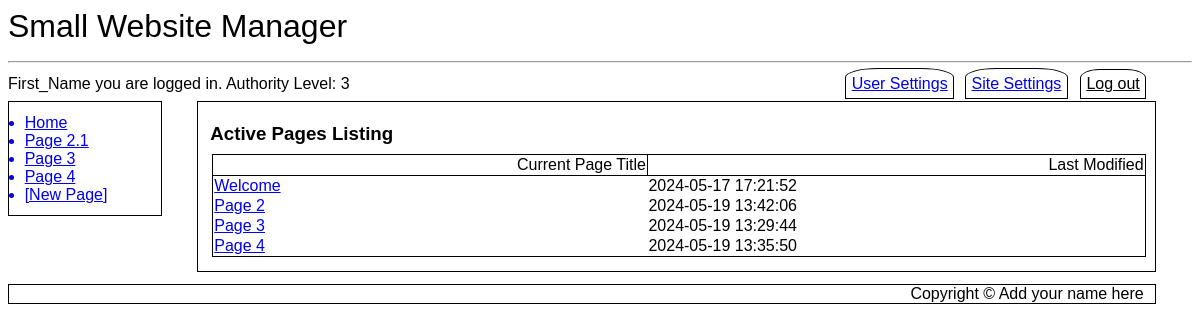
Screenshot of /activepagelist.php (signed in) with the database file from the repository.
### tables this page shows
CREATE TABLE `SubMenus` (
  `MenuID` int(11) NOT NULL,
  `LinkID` int(11) NOT NULL,
  `Page_ID` int(11) NOT NULL DEFAULT 0,
  `Menu_Entry` varchar(20) NOT NULL,
  `Title` varchar(500) NOT NULL,
  `Active` tinyint(1) NOT NULL DEFAULT 1
);

CREATE TABLE `Cust_Pages` (
  `Page_ID` int(11) NOT NULL,
  `Page_Iteration` int(11) NOT NULL,
  `Parent_Iteration` int(11) NOT NULL DEFAULT 0,
  `Title` text NOT NULL,
  `Body` text NOT NULL,
  `Last_Modified` datetime NOT NULL DEFAULT current_timestamp(),
  `Last_Author` int(11) NOT NULL
);

### activepagelist.php (the view, shortened to what this page needs)
<?php
include ("db_connect.inc");
include ("header.inc");
include ("navbar.inc");
echo "<article id=\"main\">";
if ( isset($_SESSION['first_name']) AND isset($_SESSION['user_name']) AND $_SESSION['auth_lev']==3 ) {
	echo "<h3>Active Pages Listing</h3>";
	echo "<table class='news'>\r\n";
	echo "<tr><th>Current Page Title</th><th>Last Modified</th></tr>";
	$query = "SELECT Cust_Pages.Title, Cust_Pages.Page_ID, Cust_Pages.Last_Modified FROM Cust_Pages INNER JOIN Cust_Pages_DATA ON Cust_Pages_DATA.Page_ID=Cust_Pages.Page_ID AND Cust_Pages_DATA.Page_Iteration=Cust_Pages.Page_Iteration WHERE Cust_Pages_DATA.Active=1;";
	$result = mysqli_query($cxn,$query) or die ("Couldn't execute query.");
	while($row = mysqli_fetch_assoc($result))
	{
		echo "<tr><td><a href=\"pagehistory.php?pageID={$row['Page_ID']}\">{$row['Title']}</a></td><td>{$row['Last_Modified']}</td></tr>";
	}
	echo  "</table>\r\n";
} else {
	echo "<div class=\"error\">Restricted Area. You need administrative priviledges to access this page.</div>";
}
echo "</article>";
include ("footer.inc");
?>

### header.inc (shortened to what this page needs)
<!DOCTYPE html>
<html lang="en">
<head>
	<link rel="stylesheet" href="style.css">
</head>
<body>
	<header>
<?php
		$query = "SELECT Value FROM Globals WHERE Global='Website Name'";
		$result = mysqli_query($cxn,$query) or die ("Couldn't execute query.");
		if ($row = mysqli_fetch_assoc($result))
		{
			$websiteName = $row['Value'];
			echo $websiteName."\r\n";
		} else {
			$message .= "Website Name not found. Check site settings.";
		}
?>
	<hr>
	</header>
<?php
if (isset($_SESSION['user_name']) AND $_SESSION['auth_lev'] >= 1) {
	echo "<div id='toptabbar' style='margin-bottom: 6pt'>\r\n";
	echo "<span style='text-align:left; margin-bottom: 0%;'>";
	echo "<nav id='hnav2' style='margin-bottom: 0%';>\r\n";
	echo $_SESSION['first_name']." you are logged in. \r\n";
	echo "Authority Level: ".$_SESSION['auth_lev']."\r\n";
	echo "</nav>\r\n";
	echo "</span>";
	echo "<span style='text-align:right; margin-bottom: 0%;'>";
	echo "<nav id='hnav1' style='margin-bottom: 0%;'>\r\n";
	echo "<a href='usersettings.php' style='margin-bottom: 0%;'>User Settings</a>\r\n";
	if ( isset($_SESSION['first_name']) AND isset($_SESSION['user_name']) AND $_SESSION['auth_lev']==3 ) {
		echo "<a href='sitesettings.php' style='margin-bottom: 0%;'>Site Settings</a>\r\n";
	}
	echo "</span>";
	echo "<span style='text-align:right; margin-bottom: 0'>";
	echo "<form style='float:right; margin-left: 1%; margin-top: 0%; margin-bottom: 0; padding: 0%;' id='logout' action='index.php' method=\"post\">\r\n";
	echo "<input class='logoutbutton' type=\"submit\" name=\"Button\" style='margin-bottom: 0; margin-top: -9%;' value=\"Log&nbsp;out\" />\r\n";
	echo "</form>\r\n";
	echo "</span>";
	echo "</div>\r\n";
} elseif (htmlentities($_SERVER['PHP_SELF']) != "/login.php") {
	echo "<span style='text-align:right'>";
	echo "<nav id='hnav1' style='margin-right: 5%'>\r\n";
	echo "<a href='login.php'>Log In</a>\r\n";
	echo "</nav>\r\n";
	echo "</span>";
}
?>

### navbar.inc
<nav id="vnav1">
<?php
$query = "SELECT Menu_Entry, Title FROM SubMenus WHERE MenuID='1' AND Active=1 ORDER BY LinkID ASC LIMIT 10";
$result = mysqli_query($cxn,$query) or die ("Couldn't execute query.");
while($row = mysqli_fetch_assoc($result))
{
	$menuEntry = $row['Menu_Entry'];
	$pageTitle = $row['Title'];
	$pageTitle = preg_replace('/ /', '_', $pageTitle);
	echo "<a href='$pageTitle'>$menuEntry</a>\r\n";
}
if ($_SESSION['auth_lev'] == 3 AND isset($_SESSION['first_name']) AND isset($_SESSION['user_name']) ) {
	echo "<a class='newpage' href='newpage.php'>[New Page]</a>\r\n";
}
?>
</nav>

### footer.inc
<footer>
	Copyright &copy; Add your name here
</footer>
</body>
</html>

### style.css (style rules this page uses)
* { font-family: Arial, sans-serif; box-sizing: border-box; }
header { font-size: 24pt; }
hr { margin-bottom: 1%; }
h1, h2, h3 { padding: 0%; margin-top: 1%; margin-bottom: 1%; }
div#toptabbar { margin-bottom: 0%; }
article#main { margin-left:16%; width: 81%; float:none; border: 1px solid black; padding: 1%; }
nav#vnav1 { width:13%; float:left; border: 1px solid black; padding: 1%; clear: both; margin-top: 0%; }
nav#vnav1 a { display: list-item; list-style-type: disc; margin-left: 3%; }
nav#hnav1 { margin-bottom: 0.6%; margin-right: 2%; }
form#logout { margin-right: 2%; margin-bottom: 0%; display: flex; }
input[type="submit"].logoutbutton { font-family: Arial, sans-serif; font-size: 12pt; border: 1px solid black; text-decoration: underline; margin-left: 1%; margin-top: 0%; padding: 5px; border-top-left-radius: 30%; border-top-right-radius: 30%; background-color: transparent; display: inline-block; }
nav#hnav2 { float:left; }
nav#hnav1 a { border: 1px solid black; padding: 0.5%; margin-left: 0.5%; margin-bottom: 0%; border-top-left-radius: 30%; border-top-right-radius: 30%; }
footer { padding-right: 1%; padding-left: 1%; width: 97%; margin-top: 1%; clear: both; border: 1px solid black; text-align: right; }
table.news { border: 1px solid black; width: 100%; margin: 2px; margin-bottom: 5px; padding: 10px; border-collapse: collapse; text-align: left; border: 1px solid black; margin: 2px; }
th { border: 1px solid black; font-weight: normal; text-align: right; }

### rows the page displays
submenus: Menu_Entry "Home"
submenus: Menu_Entry "Page 2.1"
submenus: Menu_Entry "Page 3"
submenus: Menu_Entry "Page 4"
cust_pages: Title "Welcome", Last_Modified "2024-05-17 17:21:52"
cust_pages: Title "Page 2", Last_Modified "2024-05-19 13:42:06"
cust_pages: Title "Page 3", Last_Modified "2024-05-19 13:29:44"
cust_pages: Title "Page 4", Last_Modified "2024-05-19 13:35:50"

### other values shown
$websiteName "Small Website Manager"
$_SESSION['first_name'] "First_Name"
$_SESSION['auth_lev'] "3"
